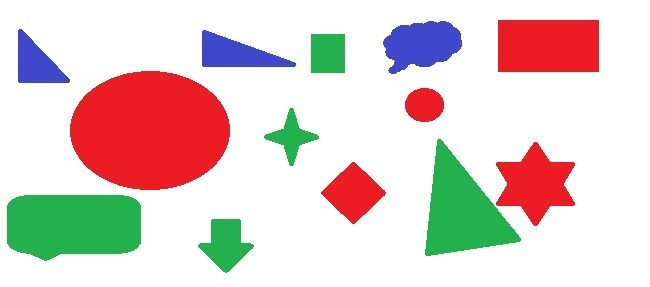
%> input picture TEP.jpg, 650 x 287 px
$ octave project.m   (GNU Octave 9; MATLAB toolbox functions it lacks are replaced by stand-ins)
%> lines starting %> are read from the running program, lines starting %| are printed output that depends on the picture; in (x1, y1, x2, y2) boxes, pixels count from 0 and x2, y2 are one past the last pixel; in counts of white or black regions, pixels touching at a corner belong together; the program's own positions count from 1
data = imread('TEP.jpg');
%> data is the input picture: size 287x650x3 uint8; mean R, G, B 223.5, 207.6, 203.7
    diff_im = imsubtract(data(:,:,2), rgb2gray(data));
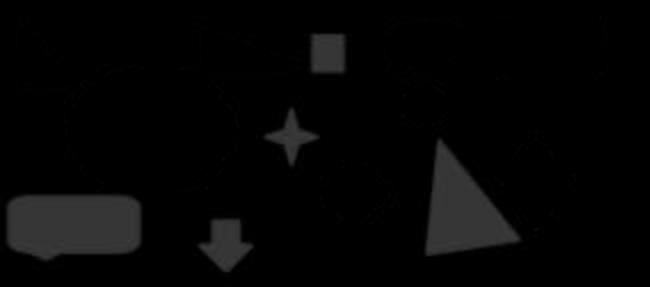
%> diff_im: size 287x650 uint8; min 0, max 60, mean 5.1
    %Use a median filter to filter out noise
    diff_im = medfilt2(diff_im, [3 3]);
    diff_im = im2bw(diff_im,0.18);
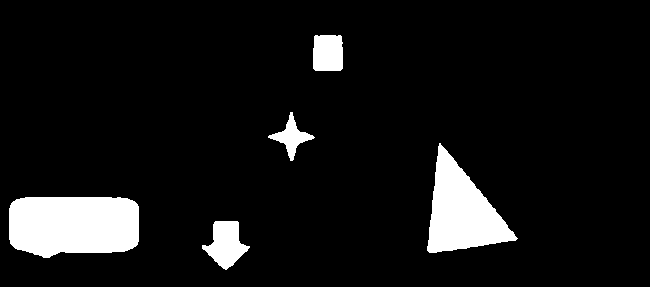
%> diff_im: size 287x650 logical; 8.2% white; 5 white regions
    diff_im = bwareaopen(diff_im,300);
    bw = bwlabel(diff_im, 8);
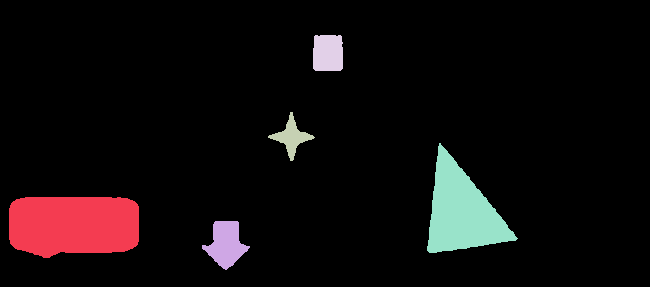
%> bw: size 287x650 double; 6 distinct labels, from 0 to 5; one colour per label, 0 black
    stats = regionprops(bw, 'BoundingBox', 'Centroid')
%> stats = 5 regions; box (x1, y1, x2, y2) and Centroid: (9, 197, 139, 258) [74.2 225.6], (202, 221, 250, 270) [226.5 244.6], (268, 112, 315, 161) [292.1 137.6], (313, 35, 343, 71) [328.5 53.8], (427, 143, 518, 253) [462.3 212.1]
    % Display the image
    imshow(data)
    hold on

    for object = 1:length(stats)
        bb = stats(object).BoundingBox;
        bc = stats(object).Centroid;
        rectangle('Position',bb,'EdgeColor','r','LineWidth',2)
        plot(bc(1),bc(2), '-m+')
        a=text(bc(1)+15,bc(2), strcat('X: ', num2str(round(bc(1))), ' Y: ', num2str(round(bc(2)))));
        set(a, 'FontName', 'Arial', 'FontWeight', 'bold', 'FontSize', 12, 'Color', 'black');
    end
%> this loop made 5 passes
%> (bb, bc) on passes 1 to 5: ([9.5 197.5 130 61], [74.2 225.6]), ([202.5 221.5 48 49], [226.5 244.6]), ([268.5 112.5 47 49], [292.1 137.6]), ([313.5 35.5 30 36], [328.5 53.76]), ([427.5 143.5 91 110], [462.3 212.1])

    hold on
    data = imread('TEP.jpg');
    diff_im = imsubtract(data(:,:,1), rgb2gray(data));
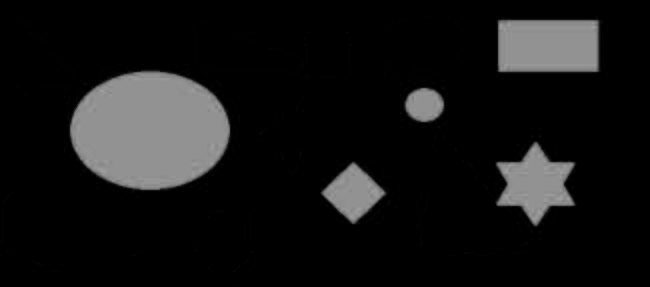
%> diff_im: size 287x650 uint8; min 0, max 161, mean 20.7
    %Use a median filter to filter out noise
    diff_im = medfilt2(diff_im, [3 3]);
    diff_im = im2bw(diff_im,0.18);
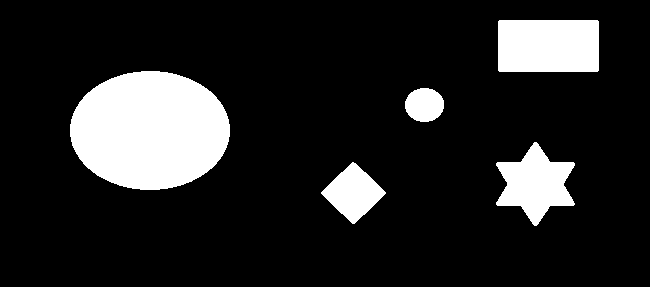
%> diff_im: size 287x650 logical; 14.5% white; 5 white regions

    diff_im = bwareaopen(diff_im,300);

    bw = bwlabel(diff_im, 8);
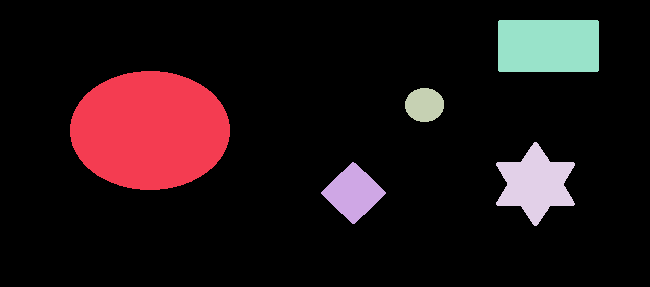
%> bw: size 287x650 double; 6 distinct labels, from 0 to 5; one colour per label, 0 black

    stats = regionprops(bw, 'BoundingBox', 'Centroid');
%> stats = 5 regions; box (x1, y1, x2, y2) and Centroid: (70, 71, 230, 190) [150.5 131], (321, 162, 386, 224) [354 193.5], (405, 88, 444, 122) [425.1 105.5], (496, 142, 575, 226) [536 184.5], (498, 20, 599, 72) [549 46.5]

    % Display the image
    imshow(data)

    hold on

    for object = 1:length(stats)
        bb = stats(object).BoundingBox;
        bc = stats(object).Centroid;
        rectangle('Position',bb,'EdgeColor','r','LineWidth',2)
        plot(bc(1),bc(2), '-m+')
        a=text(bc(1)+15,bc(2), strcat('X: ', num2str(round(bc(1))), ' Y: ', num2str(round(bc(2)))));
        set(a, 'FontName', 'Arial', 'FontWeight', 'bold', 'FontSize', 12, 'Color', 'black');
    end
%> this loop made 5 passes
%> (bb, bc) on passes 1 to 5: ([70.5 71.5 160 119], [150.5 131]), ([321.5 162.5 65 62], [354 193.5]), ([405.5 88.5 39 34], [425.1 105.5]), ([496.5 142.5 79 84], [536 184.5]), ([498.5 20.5 101 52], [549 46.5])
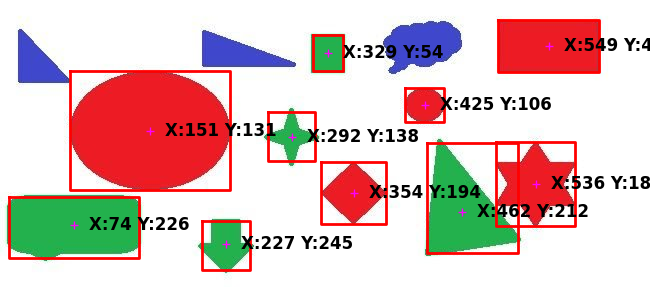
%> figure redrawn from the program's plot data

    hold off
